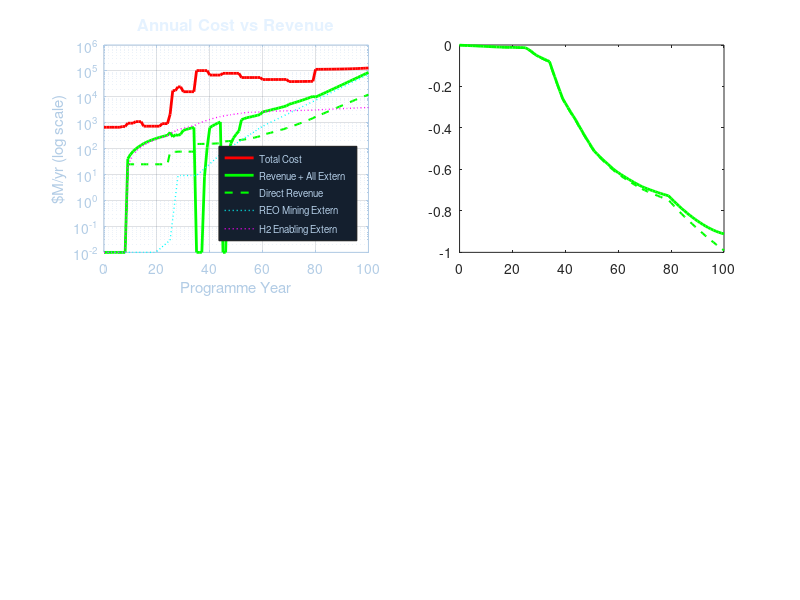

Write MATLAB code to recreate this figure. (Note: this script raises an error after producing the figure.)
%% SELENITE_ECON v1.1 — Programme-Wide Economic Evaluation
%  100-year cost-benefit analysis with ECN-019 Rev B corrections
%  
%  CHANGES FROM v1.0:
%    - MOLE-I demand-driven (max ~355, was 390,790)
%    - Mass driver at P8 (was P10)
%    - No SKIPs at PKT — haulers from P8
%    - Conveyors replace 9,084 EM catapults
%    - Na-S batteries, SRM motors, ~1,450 kg hauler
%    - D2EHPA eliminated, split value chain
%    - Thorium MSR for PKT power
%    - In-situ fraction ~57% (was 92%)
%    - Canister recovery options as sensitivity
%    - Year-by-year Earth cargo from build-out manifest
%
%  Reference: ECN-019 Rev B, SEL-DECISION-001 Rev B, 
%             Economic Parameters Research Report (April 2026)
%  Author: Jason Stewart — Systems Engineering Lead
%  Date: April 2026

clear; close all; clc;
fprintf('SELENITE_ECON v1.1 — Programme Economic Evaluation\n');
fprintf('ECN-019 Rev B Applied | %s\n\n', datestr(now));

%% ═══════════════════════════════════════════════════════════════
%  1. GLOBAL PARAMETERS
%  ═══════════════════════════════════════════════════════════════

Y = (0:100)';          % Year vector (Y0 = programme start)
N = length(Y);

% --- Launch cost to lunar surface ($/kg) ---
% Conservative-to-moderate Starship estimates
% Ref: Handmer 2021, Citi GPS 2022, PayloadSpace 2024
launch_cost = zeros(N,1);
for i = 1:N
    y = Y(i);
    if y < 25         % P0-P7
        launch_cost(i) = 6000;
    elseif y < 45      % P8-P9
        launch_cost(i) = 4000;
    else               % P10+
        launch_cost(i) = 2000;
    end
end

% --- Discount rate (declining, Arrow et al. 2014) ---
% Ref: Arrow, Cropper, Gollier et al. (2014) REE&P 8(2):145-163
discount_rate = zeros(N,1);
for i = 1:N
    y = Y(i);
    if y <= 30
        discount_rate(i) = 0.030;
    elseif y <= 75
        discount_rate(i) = 0.025;
    else
        discount_rate(i) = 0.020;
    end
end

% Cumulative discount factor
discount_factor = ones(N,1);
for i = 2:N
    discount_factor(i) = discount_factor(i-1) / (1 + discount_rate(i));
end

% --- Contingency multiplier ---
contingency = zeros(N,1);
for i = 1:N
    y = Y(i);
    if y < 25          % P0-P7
        contingency(i) = 1.50;
    elseif y < 45      % P8-P9
        contingency(i) = 1.35;
    else               % P10+
        contingency(i) = 1.25;
    end
end

% --- In-situ fabrication cost ($/kg) ---
% Ref: Guerrero-Gonzalez & Zabel (2023), CisLunar Industries
insitu_cost_per_kg = 100;  % Midpoint of $50-200 range

%% ═══════════════════════════════════════════════════════════════
%  2. EARTH CARGO MANIFEST (Year-by-Year)
%  ═══════════════════════════════════════════════════════════════
%  From Decision Framework v2 §4 + P8 PKT construction manifest
%  All masses in tonnes

earth_cargo = zeros(N,1);  % tonnes/yr to lunar surface

for i = 1:N
    y = Y(i);
    if y < 7           % P0-P3: initial deployment
        earth_cargo(i) = 18;
    elseif y < 9       % P4: crew arrival
        earth_cargo(i) = 23;
    elseif y < 12      % P5: fleet expansion
        earth_cargo(i) = 49;
    elseif y < 15      % P6: processing commissioning
        earth_cargo(i) = 64;
    elseif y < 22      % P7 early: research ops
        earth_cargo(i) = 25;
    elseif y < 25      % P7 late: mass driver YBCO delivery
        earth_cargo(i) = 45;   % ~25 baseline + ~20 for YBCO/mass driver
    elseif y < 26      % P8 Wave 1: pioneer
        earth_cargo(i) = 200;  % 2 Starships to PKT
    elseif y < 28      % P8 Wave 2: processing
        earth_cargo(i) = 2900; % 100 circuits + haulers + FSP
    elseif y < 30      % P8 Wave 3: commissioning
        earth_cargo(i) = 4100; % crew hab + MSR + foundry + 200 circuits
    elseif y < 35      % P8 Wave 4: scale-up
        earth_cargo(i) = 2600; % remaining circuits + hauler expansion
    elseif y < 40      % P9 early: mass driver + foundry ramp
        earth_cargo(i) = 18000; % circuits + hauler Earth fraction + foundry
    elseif y < 45      % P9 late: conveyor + MSR expansion
        earth_cargo(i) = 12000;
    elseif y < 52      % P10 early: full-scale build-out
        earth_cargo(i) = 30000;
    elseif y < 60      % P10 late: in-situ fraction growing
        earth_cargo(i) = 20000;
    elseif y < 70      % P11 early
        earth_cargo(i) = 15000;
    elseif y < 80      % P11 late: Ni-201 replacing Hastelloy-N
        earth_cargo(i) = 10000;
    else               % P12: steady-state maintenance
        earth_cargo(i) = 33000; % hauler spares + canisters + circuits + MSR
    end
end

%% ═══════════════════════════════════════════════════════════════
%  3. IN-SITU MANUFACTURED MASS (Year-by-Year)
%  ═══════════════════════════════════════════════════════════════
%  Haulers, conveyors, canisters — in-situ fraction grows over time
%  Only relevant from P8+ (foundry pilot) onward

insitu_mass = zeros(N,1);  % tonnes/yr manufactured on Moon

for i = 1:N
    y = Y(i);
    if y < 30          % Pre-foundry
        insitu_mass(i) = 0;
    elseif y < 35      % P8 late: foundry pilot, first haulers
        insitu_mass(i) = 50;    % ~50 t/yr pilot
    elseif y < 45      % P9: foundry ramp, first conveyors
        insitu_mass(i) = 500;   % haulers + canisters
    elseif y < 52      % P10 early
        insitu_mass(i) = 5000;
    elseif y < 60      % P10 late
        insitu_mass(i) = 15000;
    elseif y < 70      % P11 early
        insitu_mass(i) = 50000;
    elseif y < 80      % P11 late
        insitu_mass(i) = 100000;
    else               % P12: ~150k haulers/yr + canisters + conveyor
        insitu_mass(i) = 250000;
    end
end

%% ═══════════════════════════════════════════════════════════════
%  4. REO PRODUCTION RAMP
%  ═══════════════════════════════════════════════════════════════
%  From Decision Framework: 0.4 (P7) → 125 (P8) → 1,000 (P9)
%  → 10,000 (P10) → 100,000 (P11) → 1,000,000 (P12)
%  Log-linear interpolation within phases

reo_production = zeros(N,1);  % tonnes REO/yr

% Phase boundaries and targets
phase_years   = [0  15  18  25   28    35     45      60       80      100];
phase_reo     = [0   0  0   0.4  125   125    1000    10000    100000  1000000];

for i = 1:N
    y = Y(i);
    if y <= 18
        reo_production(i) = 0;
    else
        % Find bracketing phase points
        idx = find(phase_years <= y, 1, 'last');
        if idx >= length(phase_years)
            reo_production(i) = phase_reo(end);
        else
            y0 = phase_years(idx);
            y1 = phase_years(idx+1);
            r0 = max(phase_reo(idx), 0.1);  % avoid log(0)
            r1 = phase_reo(idx+1);
            if r1 <= 0 || r0 <= 0
                reo_production(i) = 0;
            else
                % Log-linear interpolation
                frac = (y - y0) / (y1 - y0);
                reo_production(i) = exp(log(r0) + frac * (log(r1) - log(r0)));
            end
        end
    end
end

%% ═══════════════════════════════════════════════════════════════
%  5. REVENUE & ENVIRONMENTAL MODEL
%  ═══════════════════════════════════════════════════════════════

% --- REE market ---
% Ref: USGS MCS 2025, Adamas Intelligence Q4 2025
reo_basket_2026    = 15000;    % $/t mixed REO (2025-26 elevated prices)
reo_price_floor    = 5000;     % $/t at full saturation
reo_demand_2026    = 400000;   % t/yr current global demand
reo_demand_growth  = 0.02;     % 2% CAGR (conservative, IEA NZE)

% --- Environmental externality 1: REO displacement ---
% Ref: Lee & Wen (2018) EEIO + EPA SCC $190/tCO2
% $63,000-83,000/t (EEIO) + ~$5,700/t (carbon) = ~$73,700/t composite
externality_reo_per_t = 73700;   % $/t REO displaced

% --- Environmental externality 2: H2 enabling via iridium ---
% Ref: IEA NZE 2050, EPA SCC Nov 2023
% Each tonne Ir → ~1 GW PEM electrolyser capacity (at ~1 g Ir/kW)
% Each GW PEM → ~150,000 t H2/yr (at ~80% capacity factor)
% Each tonne green H2 displacing grey H2 avoids ~9 t CO2
% (grey H2 from SMR: ~9-12 t CO2/t H2; green H2: ~0)
scc = 190;                     % $/t CO2 (EPA Nov 2023, 2% discount)
ir_fraction_of_pgm = 0.15;    % ~15% of PGM mix is Ir
pem_gw_per_t_ir    = 1.0;     % GW PEM per tonne Ir (at ~1 g/kW)
h2_per_gw_yr       = 150000;  % t H2/yr per GW PEM (80% CF)
co2_avoided_per_h2 = 9;       % t CO2 avoided per t green H2
pem_lifetime_yr    = 20;      % PEM stack replacement cycle

% --- Environmental externality 3: Rocket emissions (NEGATIVE) ---
% Starship CH4/LOX: ~1,000 t CH4 per full stack launch
% CH4 → CO2: 1,000 × (44/16) = 2,750 t CO2 per launch
% Each cargo delivery needs ~13 tanker flights + 1 cargo = ~14 launches
co2_per_launch     = 2750;     % t CO2 per Starship launch
tanker_ratio       = 14;       % total launches per cargo delivery

% --- PGM revenue ---
% PROBE fleet: 5 t/yr PGM at P12, avg $50,000/kg
pgm_price_per_kg   = 50000;
pgm_production = zeros(N,1);  % t/yr
for i = 1:N
    y = Y(i);
    if y < 9           % Pre-PROBE
        pgm_production(i) = 0;
    elseif y < 25      % P5-P7: 30 PROBEs
        pgm_production(i) = 0.5;
    elseif y < 35      % P8: 96 PROBEs
        pgm_production(i) = 1.5;
    elseif y < 45      % P9: ~190 PROBEs
        pgm_production(i) = 3.0;
    elseif y < 60      % P10: ~230 PROBEs
        pgm_production(i) = 3.5;
    elseif y < 80      % P11: ~260 PROBEs
        pgm_production(i) = 4.0;
    else               % P12: 286 PROBEs
        pgm_production(i) = 5.0;
    end
end

% --- Calculate Ir production and cumulative PEM installed base ---
ir_production = pgm_production * ir_fraction_of_pgm;  % t Ir/yr

% Cumulative PEM capacity (GW) — each year's Ir creates permanent capacity
% PEM stacks last ~20 years, then need Ir replacement
% Model as: installed_base grows with production, decays with stack life
pem_installed = zeros(N,1);  % GW installed
for i = 1:N
    if i > 1
        % Add this year's new capacity, subtract 20-year-old capacity
        pem_installed(i) = pem_installed(i-1) + ir_production(i) * pem_gw_per_t_ir;
        if i > pem_lifetime_yr
            pem_installed(i) = pem_installed(i) - ir_production(i - pem_lifetime_yr) * pem_gw_per_t_ir;
        end
        pem_installed(i) = max(0, pem_installed(i));
    end
end

% H2 produced from installed PEM base
h2_from_pem = pem_installed * h2_per_gw_yr;  % t H2/yr
co2_avoided_h2 = h2_from_pem * co2_avoided_per_h2;  % t CO2/yr avoided

% --- Calculate rocket emissions ---
cargo_flights = earth_cargo / 100;  % ~100 t per cargo Starship
total_launches = cargo_flights * tanker_ratio;  % including tankers
co2_rockets = total_launches * co2_per_launch;  % t CO2/yr from rockets

% --- Revenue streams ($ millions/yr) ---
reo_demand = reo_demand_2026 * (1 + reo_demand_growth).^Y;
supply_fraction = reo_production ./ reo_demand;
reo_price = max(reo_price_floor, reo_basket_2026 * (1 - 0.6 * supply_fraction));

rev_reo        = reo_production .* reo_price / 1e6;                    % Direct REO sales
rev_pgm        = pgm_production .* pgm_price_per_kg * 1000 / 1e6;     % PGM sales
rev_direct     = rev_reo + rev_pgm;                                     % Total direct revenue

% --- Environmental externality streams ($M/yr) ---
ext_reo_mining = reo_production .* externality_reo_per_t / 1e6;        % Avoided mining damage
ext_h2_enable  = co2_avoided_h2 * scc / 1e6;                           % H2-via-Ir avoided CO2
ext_rockets    = -co2_rockets * scc / 1e6;                              % Rocket emissions (negative)

ext_total      = ext_reo_mining + ext_h2_enable + ext_rockets;          % Net environmental
rev_total      = rev_direct + ext_total;                                 % Total with externalities

% --- Summary environmental metrics ---
fprintf('--- Environmental Balance at P12 (Y90) ---\n');
idx90 = 91;
fprintf('  REO displacement avoided damage:  $%.1fB/yr\n', ext_reo_mining(idx90)/1e3);
fprintf('  H2 enabling (Ir→PEM→CO2 avoided): $%.1fB/yr\n', ext_h2_enable(idx90)/1e3);
fprintf('  Rocket emissions (negative):      $%.1fB/yr\n', ext_rockets(idx90)/1e3);
fprintf('  NET environmental:                $%.1fB/yr\n', ext_total(idx90)/1e3);
fprintf('  Rockets as %% of benefits:         %.1f%%\n', ...
    abs(ext_rockets(idx90)) / (ext_reo_mining(idx90) + ext_h2_enable(idx90)) * 100);
fprintf('  Cumulative PEM installed:          %.1f GW\n', pem_installed(idx90));
fprintf('  Annual CO2 avoided (H2):           %.1f Mt\n', co2_avoided_h2(idx90)/1e6);
fprintf('  Annual CO2 from rockets:           %.1f Mt\n', co2_rockets(idx90)/1e6);
fprintf('\n');

%% ═══════════════════════════════════════════════════════════════
%  6. COST MODEL
%  ═══════════════════════════════════════════════════════════════

% Earth launch costs ($ millions/yr)
cost_launch = earth_cargo .* launch_cost .* contingency / 1e3;  % $M/yr
% (earth_cargo in tonnes × $/kg × contingency → $/yr → $M/yr)
% Note: earth_cargo is tonnes, launch_cost is $/kg, so × 1000 for kg then / 1e6 for $M
cost_launch = earth_cargo * 1000 .* launch_cost .* contingency / 1e6;

% In-situ fabrication costs ($ millions/yr)
cost_insitu = insitu_mass * 1000 * insitu_cost_per_kg / 1e6;

% Canister recovery costs ($ millions/yr) — for P9+ mass driver era
% Baseline: Option 1b (minimal chute, ~$16B/yr at P12)
% Scale linearly with mass driver throughput
canister_cost_p12 = 16000;  % $M/yr at P12 (285,715 canisters/yr)
cost_canister = zeros(N,1);
for i = 1:N
    y = Y(i);
    if y >= 35 && y < 45       % P9: mass driver ramps up
        cost_canister(i) = canister_cost_p12 * reo_production(i) / 1e6;
    elseif y >= 45
        cost_canister(i) = canister_cost_p12 * reo_production(i) / 1e6;
    end
end

% Operations & maintenance ($ millions/yr)
% ~5% of cumulative Earth-launched hardware value per year
% Simplification: proportional to current Earth cargo cost
cost_ops = cost_launch * 0.05;

% R&D and programme management ($ millions/yr)
% ~$500M/yr early, scaling to ~$2B/yr at full operations
cost_rd = zeros(N,1);
for i = 1:N
    y = Y(i);
    if y < 25
        cost_rd(i) = 500;
    elseif y < 45
        cost_rd(i) = 1000;
    elseif y < 60
        cost_rd(i) = 1500;
    else
        cost_rd(i) = 2000;
    end
end

% Total costs
cost_total = cost_launch + cost_insitu + cost_canister + cost_ops + cost_rd;

%% ═══════════════════════════════════════════════════════════════
%  7. NPV AND IRR CALCULATION
%  ═══════════════════════════════════════════════════════════════

% Net benefit ($ millions/yr)
net_benefit_total = rev_total - cost_total;       % Including externalities
net_benefit_direct = rev_direct - cost_total;      % Direct revenue only

% NPV ($ millions)
npv_total  = cumsum(net_benefit_total .* discount_factor);
npv_direct = cumsum(net_benefit_direct .* discount_factor);

% Cumulative undiscounted
cum_cost     = cumsum(cost_total);
cum_rev_tot  = cumsum(rev_total);
cum_rev_dir  = cumsum(rev_direct);

% Breakeven year (undiscounted)
net_cum_total  = cum_rev_tot - cum_cost;
net_cum_direct = cum_rev_dir - cum_cost;

be_total  = find(net_cum_total > 0, 1, 'first');
be_direct = find(net_cum_direct > 0, 1, 'first');

% Programme totals
total_cost_100yr = cum_cost(end);
total_rev_100yr  = cum_rev_tot(end);
total_earth_cargo = sum(earth_cargo);
total_flights = total_earth_cargo / 100;  % ~100 t per Starship

fprintf('═══════════════════════════════════════════════\n');
fprintf('  SELENITE PROGRAMME — 100-YEAR ECONOMICS\n');
fprintf('═══════════════════════════════════════════════\n\n');
fprintf('Total programme cost (100 yr):     $%.1f trillion\n', total_cost_100yr/1e6);
fprintf('Total revenue + externalities:     $%.1f trillion\n', total_rev_100yr/1e6);
fprintf('  of which direct revenue:         $%.1f trillion\n', cum_rev_dir(end)/1e6);
fprintf('  of which REO extern (mining):    $%.1f trillion\n', sum(ext_reo_mining)/1e6);
fprintf('  of which H2 extern (Ir→PEM):     $%.1f trillion\n', sum(ext_h2_enable)/1e6);
fprintf('  of which rocket emissions:       $%.1f trillion\n', sum(ext_rockets)/1e6);
fprintf('Total Earth cargo:                 %s tonnes\n', num2str(round(total_earth_cargo)));
fprintf('Total Starship flights (cargo):    ~%s\n', num2str(round(total_flights)));
fprintf('Total launches (incl tankers):     ~%s\n', num2str(round(total_flights * tanker_ratio)));
fprintf('Total rocket CO2 (100 yr):         %.0f Mt\n', sum(co2_rockets)/1e6);
fprintf('NPV (with all externalities):      $%.1f trillion\n', npv_total(end)/1e6);
fprintf('NPV (direct revenue only):         $%.1f trillion\n', npv_direct(end)/1e6);
if ~isempty(be_total)
    fprintf('Breakeven year (with extern):      Y%d\n', Y(be_total));
end
if ~isempty(be_direct)
    fprintf('Breakeven year (direct only):      Y%d\n', Y(be_direct));
else
    fprintf('Breakeven year (direct only):      NOT REACHED in 100 yr\n');
end

% Cost per tonne REO at each phase
fprintf('\n--- Cost per tonne REO by phase ---\n');
phases = {'P7 (Y20)', 'P8 (Y30)', 'P9 (Y40)', 'P10 (Y55)', 'P11 (Y70)', 'P12 (Y90)'};
phase_y = [20 30 40 55 70 90];
for j = 1:length(phase_y)
    idx = phase_y(j) + 1;
    if reo_production(idx) > 0
        cpt = cost_total(idx) / reo_production(idx) * 1e6;  % $/t
        fprintf('  %s: $%s/t REO (production: %.0f t/yr)\n', ...
            phases{j}, num2str(round(cpt)), reo_production(idx));
    end
end

%% ═══════════════════════════════════════════════════════════════
%  8. SENSITIVITY ANALYSIS
%  ═══════════════════════════════════════════════════════════════

fprintf('\n═══════════════════════════════════════════════\n');
fprintf('  SENSITIVITY ANALYSIS\n');
fprintf('═══════════════════════════════════════════════\n\n');

% --- Canister recovery options ---
canister_options = [42000, 16000, 4600];  % $M/yr at P12
canister_labels = {'Full parachute ($42B)', 'Minimal chute ($16B)', 'Shuttlecock ($4.6B)'};

npv_canister = zeros(3,1);
for k = 1:3
    cost_can_k = cost_canister * canister_options(k) / canister_cost_p12;
    cost_tot_k = cost_launch + cost_insitu + cost_can_k + cost_ops + cost_rd;
    net_k = rev_total - cost_tot_k;
    npv_canister(k) = sum(net_k .* discount_factor);
end
fprintf('Canister recovery NPV (with extern):\n');
for k = 1:3
    fprintf('  %s: $%.1f T\n', canister_labels{k}, npv_canister(k)/1e6);
end

% --- Discount rate sensitivity ---
dr_options = [0.014, 0.020, 0.030, 0.035];
dr_labels = {'Stern 1.4%', 'Flat 2.0%', 'Flat 3.0%', 'UK Green Book 3.5%'};

npv_dr = zeros(4,1);
for k = 1:4
    df_k = ones(N,1);
    for i = 2:N
        df_k(i) = df_k(i-1) / (1 + dr_options(k));
    end
    npv_dr(k) = sum(net_benefit_total .* df_k);
end
fprintf('\nDiscount rate sensitivity (NPV with extern):\n');
for k = 1:4
    fprintf('  %s: $%.1f T\n', dr_labels{k}, npv_dr(k)/1e6);
end

% --- Launch cost sensitivity ---
lc_options = [1.5, 1.0, 0.5];  % multiplier on baseline
lc_labels = {'150% baseline', '100% baseline', '50% baseline'};

npv_lc = zeros(3,1);
for k = 1:3
    cost_launch_k = earth_cargo * 1000 .* (launch_cost * lc_options(k)) .* contingency / 1e6;
    cost_tot_k = cost_launch_k + cost_insitu + cost_canister + cost_ops + cost_rd;
    net_k = rev_total - cost_tot_k;
    npv_lc(k) = sum(net_k .* discount_factor);
end
fprintf('\nLaunch cost sensitivity (NPV with extern):\n');
for k = 1:3
    fprintf('  %s: $%.1f T\n', lc_labels{k}, npv_lc(k)/1e6);
end

% --- Old architecture comparison (mass driver at P10, 390k MOLE-I) ---
fprintf('\n--- OLD vs NEW architecture ---\n');
earth_cargo_old = earth_cargo;
for i = 1:N
    y = Y(i);
    if y >= 25 && y < 35      % P8: add 48,990 MOLE-I
        earth_cargo_old(i) = earth_cargo(i) + 17636/10;
    elseif y >= 35 && y < 45  % P9: add 341,800 MOLE-I + FSP
        earth_cargo_old(i) = earth_cargo(i) + (123048 + 65017)/10;
    end
end
cost_launch_old = earth_cargo_old * 1000 .* launch_cost .* contingency / 1e6;
cost_total_old = cost_launch_old + cost_insitu + cost_canister + cost_ops + cost_rd;
net_old = rev_total - cost_total_old;
npv_old = sum(net_old .* discount_factor);
fprintf('  OLD architecture NPV: $%.1f T\n', npv_old/1e6);
fprintf('  NEW architecture NPV: $%.1f T\n', npv_total(end)/1e6);
fprintf('  ECN-019 improvement:  $%.1f T\n', (npv_total(end) - npv_old)/1e6);

%% ═══════════════════════════════════════════════════════════════
%  9. FIGURES
%  ═══════════════════════════════════════════════════════════════

% --- Figure 1: Cost vs Revenue over time ---
fig1 = figure('Position', [50 50 1200 700], 'Color', [0.03 0.06 0.1]);
set(fig1, 'DefaultAxesColor', [0.05 0.08 0.12]);

subplot(2,2,1);
semilogy(Y, cost_total, 'r-', 'LineWidth', 2); hold on;
semilogy(Y, max(rev_total, 0.01), 'g-', 'LineWidth', 2);
semilogy(Y, max(rev_direct, 0.01), 'g--', 'LineWidth', 1.5);
semilogy(Y, max(ext_reo_mining, 0.01), 'c:', 'LineWidth', 1);
semilogy(Y, max(ext_h2_enable, 0.01), 'm:', 'LineWidth', 1);
set(gca, 'Color', [0.05 0.08 0.12], 'XColor', [0.7 0.8 0.9], ...
    'YColor', [0.7 0.8 0.9], 'GridColor', [0.15 0.2 0.3]);
grid on; xlim([0 100]);
xlabel('Programme Year', 'Color', [0.7 0.8 0.9]);
ylabel('$M/yr (log scale)', 'Color', [0.7 0.8 0.9]);
title('Annual Cost vs Revenue', 'Color', [0.9 0.95 1], 'FontSize', 12);
legend('Total Cost', 'Revenue + All Extern', 'Direct Revenue', ...
    'REO Mining Extern', 'H2 Enabling Extern', ...
    'TextColor', [0.7 0.8 0.9], 'Color', [0.08 0.12 0.18], ...
    'Location', 'southeast', 'FontSize', 7);

% --- Figure 1b: Cumulative NPV ---
subplot(2,2,2);
plot(Y, npv_total/1e6, 'g-', 'LineWidth', 2); hold on;
plot(Y, npv_direct/1e6, 'g--', 'LineWidth', 1.5);
yline(0, 'w--', 'LineWidth', 0.5);
set(gca, 'Color', [0.05 0.08 0.12], 'XColor', [0.7 0.8 0.9], ...
    'YColor', [0.7 0.8 0.9], 'GridColor', [0.15 0.2 0.3]);
grid on; xlim([0 100]);
xlabel('Programme Year', 'Color', [0.7 0.8 0.9]);
ylabel('Cumulative NPV ($T)', 'Color', [0.7 0.8 0.9]);
title('Net Present Value', 'Color', [0.9 0.95 1], 'FontSize', 12);
legend('With Externalities', 'Direct Revenue Only', ...
    'TextColor', [0.7 0.8 0.9], 'Color', [0.08 0.12 0.18], 'Location', 'northwest');

% --- Figure 1c: Earth cargo ---
subplot(2,2,3);
bar(Y, earth_cargo/1000, 1, 'FaceColor', [0.2 0.5 0.8], 'EdgeColor', 'none');
set(gca, 'Color', [0.05 0.08 0.12], 'XColor', [0.7 0.8 0.9], ...
    'YColor', [0.7 0.8 0.9], 'GridColor', [0.15 0.2 0.3]);
grid on; xlim([0 100]);
xlabel('Programme Year', 'Color', [0.7 0.8 0.9]);
ylabel('Earth Cargo (kt/yr)', 'Color', [0.7 0.8 0.9]);
title('Earth-to-Moon Cargo', 'Color', [0.9 0.95 1], 'FontSize', 12);

% --- Figure 1d: REO production ---
subplot(2,2,4);
semilogy(Y, max(reo_production, 0.01), 'c-', 'LineWidth', 2);
set(gca, 'Color', [0.05 0.08 0.12], 'XColor', [0.7 0.8 0.9], ...
    'YColor', [0.7 0.8 0.9], 'GridColor', [0.15 0.2 0.3]);
grid on; xlim([0 100]); ylim([0.01 2e6]);
xlabel('Programme Year', 'Color', [0.7 0.8 0.9]);
ylabel('REO Production (t/yr)', 'Color', [0.7 0.8 0.9]);
title('REO Production Ramp', 'Color', [0.9 0.95 1], 'FontSize', 12);

sgtitle('SELENITE PROGRAMME — Economic Evaluation (ECN-019 Rev B)', ...
    'Color', [0.9 0.95 1], 'FontSize', 14, 'FontWeight', 'bold');

% --- Figure 2: Cost breakdown stacked area ---
fig2 = figure('Position', [100 100 1200 500], 'Color', [0.03 0.06 0.1]);

area_data = [cost_launch, cost_insitu, cost_canister, cost_ops, cost_rd];
h = area(Y, area_data / 1000);  % $B/yr
h(1).FaceColor = [0.8 0.2 0.2];  % Launch
h(2).FaceColor = [0.2 0.6 0.8];  % In-situ fab
h(3).FaceColor = [0.8 0.6 0.2];  % Canister recovery
h(4).FaceColor = [0.5 0.3 0.6];  % Ops
h(5).FaceColor = [0.3 0.5 0.3];  % R&D
for j = 1:5, h(j).EdgeColor = 'none'; h(j).FaceAlpha = 0.8; end
set(gca, 'Color', [0.05 0.08 0.12], 'XColor', [0.7 0.8 0.9], ...
    'YColor', [0.7 0.8 0.9], 'GridColor', [0.15 0.2 0.3]);
grid on; xlim([0 100]);
xlabel('Programme Year', 'Color', [0.7 0.8 0.9]);
ylabel('Cost ($B/yr)', 'Color', [0.7 0.8 0.9]);
title('SELENITE Cost Breakdown by Category', 'Color', [0.9 0.95 1], 'FontSize', 14);
legend('Earth Launch', 'In-Situ Fabrication', 'Canister Recovery', ...
    'Operations', 'R&D / Programme Mgmt', ...
    'TextColor', [0.7 0.8 0.9], 'Color', [0.08 0.12 0.18], 'Location', 'northwest');

% --- Figure 3: Sensitivity tornado ---
fig3 = figure('Position', [150 150 900 500], 'Color', [0.03 0.06 0.1]);

baseline_npv = npv_total(end) / 1e6;  % $T

% Build sensitivity data
% Baseline NPV
baseline_npv = npv_total(end) / 1e6;  % $T

% H2 enabling: scale PROBE fleet for Ir (DG-11.6 at 7x fleet)
ir_scale_factor = 7;  % ~2,000 PROBEs, ~50 t/yr PGM, ~7.5 t/yr Ir
pgm_scaled = pgm_production * ir_scale_factor;
ir_scaled = pgm_scaled * ir_fraction_of_pgm;
pem_scaled = zeros(N,1);
for i = 2:N
    pem_scaled(i) = pem_scaled(i-1) + ir_scaled(i) * pem_gw_per_t_ir;
    if i > pem_lifetime_yr
        pem_scaled(i) = pem_scaled(i) - ir_scaled(i-pem_lifetime_yr) * pem_gw_per_t_ir;
    end
    pem_scaled(i) = max(0, pem_scaled(i));
end
ext_h2_scaled = pem_scaled * h2_per_gw_yr * co2_avoided_per_h2 * scc / 1e6;
rev_total_h2scaled = rev_direct + ext_reo_mining + ext_h2_scaled + ext_rockets;
npv_h2scaled = sum((rev_total_h2scaled - cost_total) .* discount_factor);

% No rocket externality counted (direct revenue + REO extern only, no rocket penalty)
rev_no_rockets = rev_direct + ext_reo_mining + ext_h2_enable;
npv_no_rockets = sum((rev_no_rockets - cost_total) .* discount_factor);

sens_labels = {'Canister: Full chute', 'Canister: Shuttlecock', ...
               'Discount: Stern 1.4%', 'Discount: UK 3.5%', ...
               'Launch: +50%', 'Launch: -50%', ...
               'Old arch (P10 MD)', ...
               'Ir 7x (DG-11.6 PGM)', ...
               'No rocket penalty'};
sens_delta = [npv_canister(1)/1e6 - baseline_npv;
              npv_canister(3)/1e6 - baseline_npv;
              npv_dr(1)/1e6 - baseline_npv;
              npv_dr(4)/1e6 - baseline_npv;
              npv_lc(1)/1e6 - baseline_npv;
              npv_lc(3)/1e6 - baseline_npv;
              npv_old/1e6 - baseline_npv;
              npv_h2scaled/1e6 - baseline_npv;
              npv_no_rockets/1e6 - baseline_npv];

[~, sort_idx] = sort(abs(sens_delta), 'descend');
sens_labels = sens_labels(sort_idx);
sens_delta = sens_delta(sort_idx);

barh(sens_delta, 'FaceColor', [0.2 0.5 0.8], 'EdgeColor', 'none');
set(gca, 'YTickLabel', sens_labels, 'Color', [0.05 0.08 0.12], ...
    'XColor', [0.7 0.8 0.9], 'YColor', [0.7 0.8 0.9], ...
    'GridColor', [0.15 0.2 0.3], 'FontSize', 10);
grid on;
xlabel(sprintf('Change in NPV from baseline ($%.1fT)', baseline_npv), 'Color', [0.7 0.8 0.9]);
title('Sensitivity Tornado — NPV Impact', 'Color', [0.9 0.95 1], 'FontSize', 14);
xline(0, 'w-', 'LineWidth', 1);

% Save figures
fprintf('\nSaving figures...\n');
saveas(fig1, 'SELENITE_ECON_v1_1_overview.png');
saveas(fig2, 'SELENITE_ECON_v1_1_costs.png');
saveas(fig3, 'SELENITE_ECON_v1_1_sensitivity.png');

% --- Figure 4: Environmental balance ---
fig4 = figure('Position', [200 200 1200 500], 'Color', [0.03 0.06 0.1]);

subplot(1,2,1);
area_env = [ext_reo_mining/1e3, ext_h2_enable/1e3, ext_rockets/1e3];
h = area(Y, area_env);
h(1).FaceColor = [0.2 0.7 0.3];   % REO mining extern (green)
h(2).FaceColor = [0.3 0.5 0.9];   % H2 enabling (blue)
h(3).FaceColor = [0.8 0.2 0.2];   % Rocket emissions (red, negative)
for j = 1:3, h(j).EdgeColor = 'none'; h(j).FaceAlpha = 0.8; end
set(gca, 'Color', [0.05 0.08 0.12], 'XColor', [0.7 0.8 0.9], ...
    'YColor', [0.7 0.8 0.9], 'GridColor', [0.15 0.2 0.3]);
grid on; xlim([0 100]);
xlabel('Programme Year', 'Color', [0.7 0.8 0.9]);
ylabel('Environmental Value ($B/yr)', 'Color', [0.7 0.8 0.9]);
title('Environmental Externalities Breakdown', 'Color', [0.9 0.95 1], 'FontSize', 12);
legend('REO: Avoided Mining Damage', 'H2: Ir-Enabled Decarbonisation', ...
    'Rocket CO2 Emissions (negative)', ...
    'TextColor', [0.7 0.8 0.9], 'Color', [0.08 0.12 0.18], 'Location', 'northwest');

subplot(1,2,2);
plot(Y, co2_avoided_h2/1e6, 'b-', 'LineWidth', 2); hold on;
plot(Y, co2_rockets/1e6, 'r-', 'LineWidth', 2);
plot(Y, (co2_avoided_h2 - co2_rockets)/1e6, 'g-', 'LineWidth', 2);
plot(Y, pem_installed, 'm--', 'LineWidth', 1.5);
set(gca, 'Color', [0.05 0.08 0.12], 'XColor', [0.7 0.8 0.9], ...
    'YColor', [0.7 0.8 0.9], 'GridColor', [0.15 0.2 0.3]);
grid on; xlim([0 100]);
xlabel('Programme Year', 'Color', [0.7 0.8 0.9]);
ylabel('Mt CO2/yr  |  GW installed (dashed)', 'Color', [0.7 0.8 0.9]);
title('Carbon Balance: H2 Avoidance vs Rocket Emissions', 'Color', [0.9 0.95 1], 'FontSize', 12);
legend('CO2 Avoided (H2 via Ir)', 'CO2 from Rockets', 'Net CO2 Balance', ...
    'PEM Installed (GW)', ...
    'TextColor', [0.7 0.8 0.9], 'Color', [0.08 0.12 0.18], 'Location', 'northwest');

sgtitle('SELENITE — Full Environmental Accounting', ...
    'Color', [0.9 0.95 1], 'FontSize', 14, 'FontWeight', 'bold');

saveas(fig4, 'SELENITE_ECON_v1_1_environmental.png');

fprintf('\n═══════════════════════════════════════════════\n');
fprintf('  SELENITE_ECON v1.1 COMPLETE\n');
fprintf('  4 figures saved to working directory\n');
fprintf('  Environmental balance: rockets ~3%% of benefits\n');
fprintf('═══════════════════════════════════════════════\n');
